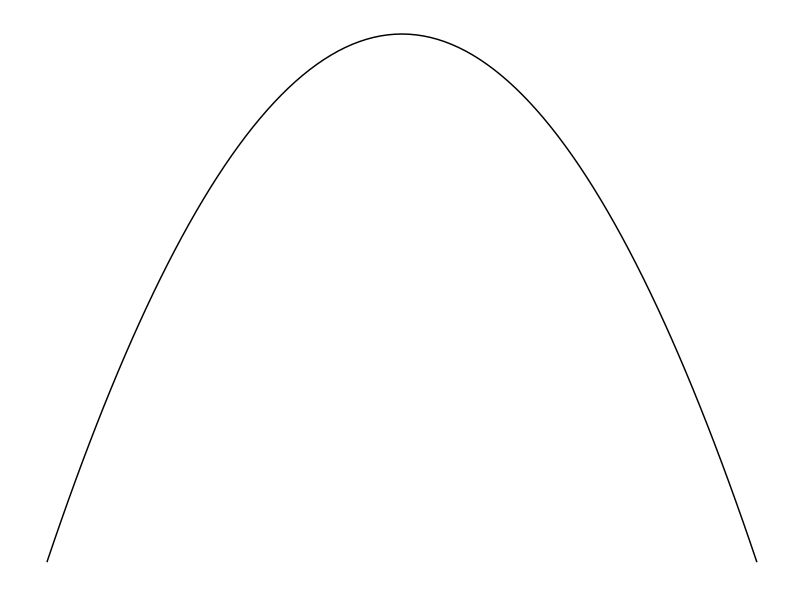
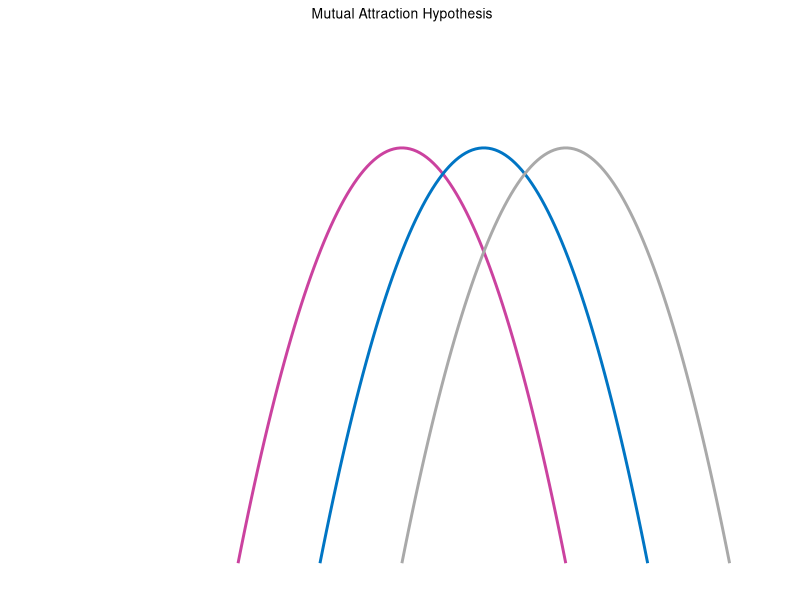
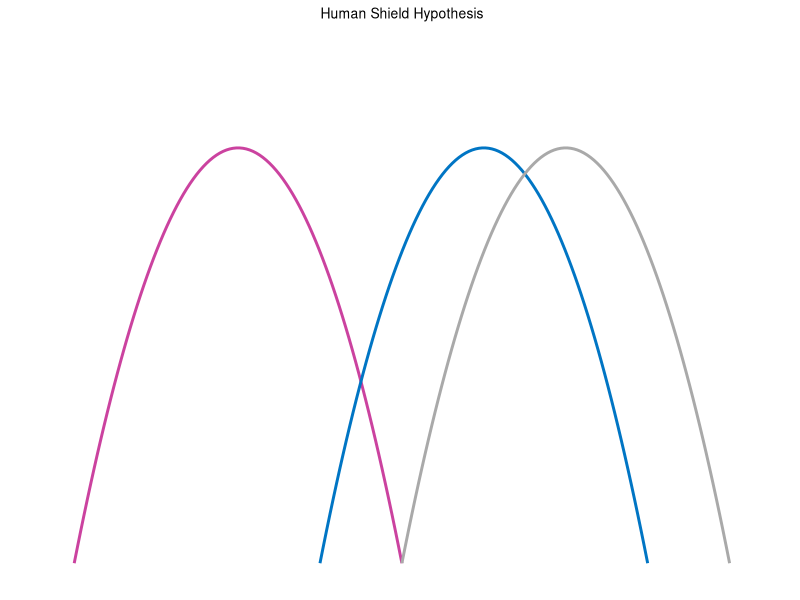
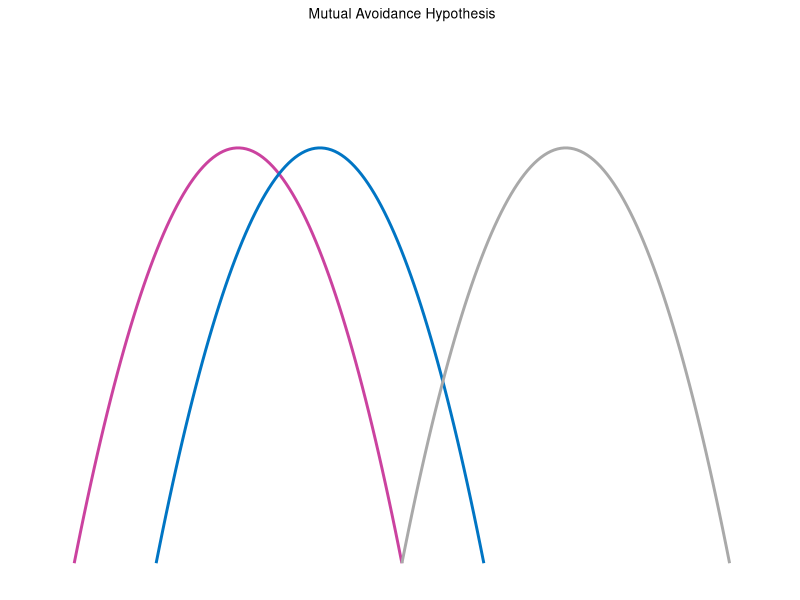
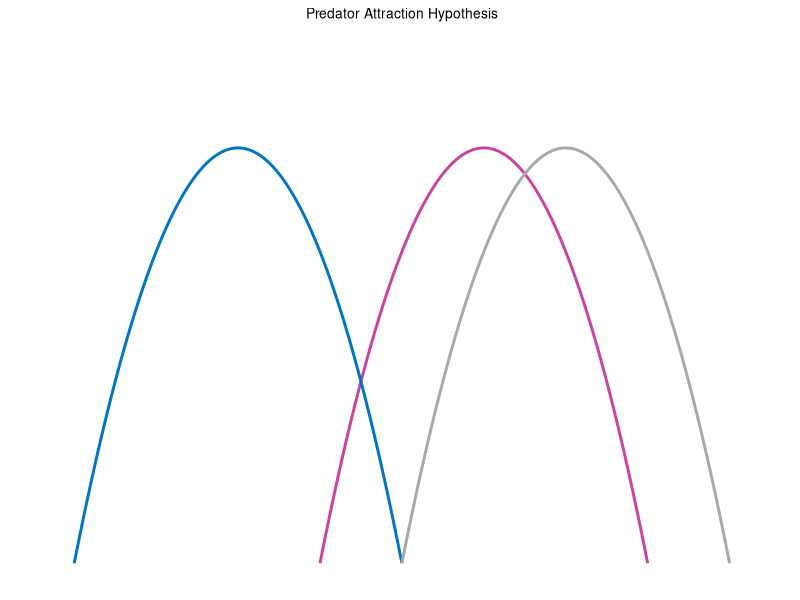
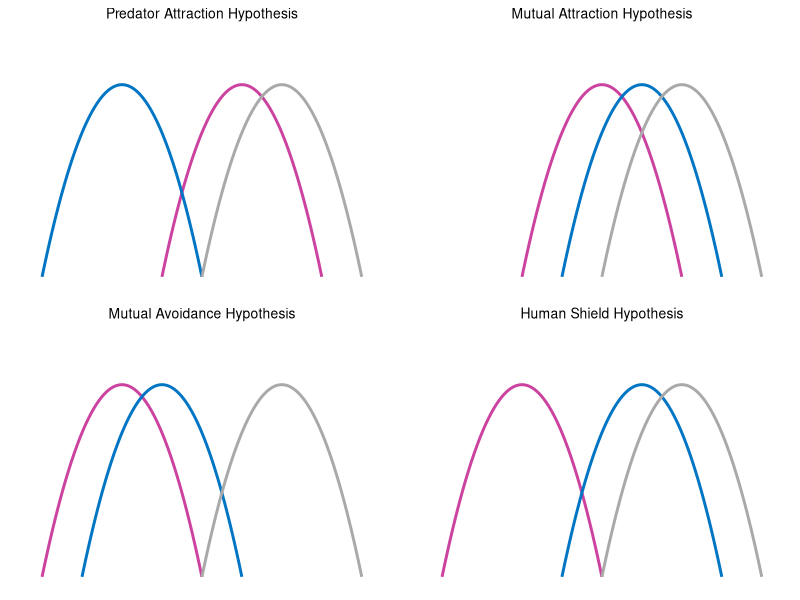

Recreate these plots in R, in order.
# conceptual framework for four hypotheses of human avoidance/attraction in predator-prey interactions
# Margaret Mercer
# June 8, 2024

# load packages
library(ggplot2)
library(gridExtra)

quadratic_fun <- function(x){
  -(x^2)
}

# basic parabola(s)
ggplot(data.frame(x = c(-30, 30)), aes(x = x)) +
  stat_function(fun = quadratic_fun) + xlim(c(-20, 20)) +
  theme_classic() +
  theme(axis.title.y = element_blank(),
        axis.title.x = element_blank(),
        panel.border = element_blank(),
        legend.position = "none",
        axis.text.y = element_blank(),
        axis.text.x = element_blank(),
        axis.ticks = element_blank(),
        axis.line = element_blank())








# Define the function for an upside down parabola
parabola <- function(x, a = -1, b = 0, c = 0) {
  return(a * (x - b)^2 + c)
}

# Create a sequence of x values
x_value_pred <- seq(-45, 15, length.out = 100)
x_value_prey <- seq(-30, 30, length.out = 100)
x_value_human <- seq(-15, 45, length.out = 100)


# Create a data frame for the three parabolas
df <- data.frame(
  x = rep(c(x_value_pred, x_value_prey, x_value_human)),
  y = c(parabola(x_value_pred, b = -15), parabola(x_value_prey, b = 0), parabola(x_value_human, b = 15)),
  parabola = factor(rep(c("Parabola 1", "Parabola 2", "Parabola 3"), each = 100))
)

# Create the plot using ggplot
mat <- ggplot(df, aes(x = x, y = y, color = parabola)) +
  geom_line(size = 1) +
  labs(title = "Mutual Attraction Hypothesis",
       x = "x", y = "y") +
  scale_color_manual(values = c("#CB429F", "#0075C4", "darkgray")) +
  xlim(-80, 50) +
  ylim(-900, 200) +
  theme(legend.title = element_blank()) +
  theme_classic() +
  theme(axis.title.y = element_blank(),
        axis.title.x = element_blank(),
        panel.border = element_blank(),
        legend.position = "none",
        axis.text.y = element_blank(),
        axis.text.x = element_blank(),
        axis.ticks = element_blank(),
        axis.line = element_blank(),
        plot.title = element_text(size = 10, hjust = 0.5))
mat
# this works great
# 
# # now we try to shade the area under the first two parabolas (pred and prey)
# # get overlap for area under the two curves
# intersection_points <- df %>%
#   filter(parabola == "Parabola 1") %>%
#   inner_join(df %>% filter(parabola == "Parabola 2"), by = "x", suffix = c(".1", ".2")) %>%
#   filter(y.1 <= y.2)
# # so it seems like this didn't work at all
# 
# # Create polygon data for the shaded area
# polygon_data <- bind_rows(
#   intersection_points %>%
#     select(x, y = y.1),
#   intersection_points %>%
#     arrange(desc(x)) %>%
#     select(x, y = y.2))
# 
# 
# ggplot() +
#   geom_line(data = df, aes(x = x, y = y, color = parabola, fill = parabola), size = 1) +
#   labs(title = "Three Upside Down Parabolas", x = NULL, y = NULL) +
#   scale_color_manual(values = c("red", "blue", "gray")) +
#   xlim(-80, 50) +
#   theme_classic() +
#   theme(
#     legend.title = element_blank(),
#     legend.position = "none",
#     axis.text = element_blank(),
#     axis.ticks = element_blank(),
#     axis.line = element_blank(),
#     panel.border = element_blank()
#   )
# 
# ggplot() +
#   geom_polygon(data = polygon_data, aes(x = x, y = y), fill = "grey", alpha = 0.5)
# # this just comes out as a gray square :')




# lets put a pin in that and move on to making the curves look the way we want for the different quadrants

# human shield
# Create a sequence of x values
x_value_pred <- seq(-75, -15, length.out = 100)
x_value_prey <- seq(-30, 30, length.out = 100)
x_value_human <- seq(-15, 45, length.out = 100)

# Create a data frame for the three parabolas
df <- data.frame(
  x = rep(c(x_value_pred, x_value_prey, x_value_human)),
  y = c(parabola(x_value_pred, b = -45), parabola(x_value_prey, b = 0), parabola(x_value_human, b = 15)),
  parabola = factor(rep(c("Parabola 1", "Parabola 2", "Parabola 3"), each = 100))
)

# Create the plot using ggplot
hs <- ggplot(df, aes(x = x, y = y, color = parabola)) +
  geom_line(size = 1) +
  labs(title = "Human Shield Hypothesis",
       x = "x", y = "y") +
  scale_color_manual(values = c("#CB429F", "#0075C4", "darkgray")) +
  xlim(-80, 50) +
  ylim(-900, 200) +
  theme(legend.title = element_blank()) +
  theme_classic() +
  theme(axis.title.y = element_blank(),
        axis.title.x = element_blank(),
        panel.border = element_blank(),
        legend.position = "none",
        axis.text.y = element_blank(),
        axis.text.x = element_blank(),
        axis.ticks = element_blank(),
        axis.line = element_blank(),
        plot.title = element_text(size = 10, hjust = 0.5))
hs

# mutual avoidance
# Create a sequence of x values
x_value_pred <- seq(-75, -15, length.out = 100)
x_value_prey <- seq(-60, 0, length.out = 100)
x_value_human <- seq(-15, 45, length.out = 100)


# Create a data frame for the three parabolas
df <- data.frame(
  x = rep(c(x_value_pred, x_value_prey, x_value_human)),
  y = c(parabola(x_value_pred, b = -45), parabola(x_value_prey, b = -30), parabola(x_value_human, b = 15)),
  parabola = factor(rep(c("Parabola 1", "Parabola 2", "Parabola 3"), each = 100))
)

# Create the plot using ggplot
mav <- ggplot(df, aes(x = x, y = y, color = parabola)) +
  geom_line(size = 1) +
  labs(title = "Mutual Avoidance Hypothesis",
       x = "x", y = "y") +
  scale_color_manual(values = c("#CB429F", "#0075C4", "darkgray")) +
  xlim(-80, 50) +
  ylim(-900, 200) +
  theme(legend.title = element_blank()) +
  theme_classic() +
  theme(axis.title.y = element_blank(),
        axis.title.x = element_blank(),
        panel.border = element_blank(),
        legend.position = "none",
        axis.text.y = element_blank(),
        axis.text.x = element_blank(),
        axis.ticks = element_blank(),
        axis.line = element_blank(),
        plot.title = element_text(size = 10, hjust = 0.5))
mav


# predator attraction
# Create a sequence of x values
x_value_pred <- seq(-30, 30, length.out = 100)
x_value_prey <- seq(-75, -15, length.out = 100)
x_value_human <- seq(-15, 45, length.out = 100)


# Create a data frame for the three parabolas
df <- data.frame(
  x = rep(c(x_value_pred, x_value_prey, x_value_human)),
  y = c(parabola(x_value_pred, b = 0), parabola(x_value_prey, b = -45), parabola(x_value_human, b = 15)),
  parabola = factor(rep(c("Parabola 1", "Parabola 2", "Parabola 3"), each = 100))
)

# Create the plot using ggplot
pa <- ggplot(df, aes(x = x, y = y, color = parabola)) +
  geom_line(size = 1) +
  labs(title = "Predator Attraction Hypothesis",
       x = "x", y = "y") +
  scale_color_manual(values = c("#CB429F", "#0075C4", "darkgray")) +
  xlim(-80, 50) +
  ylim(-900, 200) +
  theme(legend.title = element_blank()) +
  theme_classic() +
  theme(axis.title.y = element_blank(),
        axis.title.x = element_blank(),
        panel.border = element_blank(),
        legend.position = "none",
        axis.text.y = element_blank(),
        axis.text.x = element_blank(),
        axis.ticks = element_blank(),
        axis.line = element_blank(),
        plot.title = element_text(size = 10, hjust = 0.5))
pa

# stick the four curves together
g <- grid.arrange(pa, mat, mav, hs, ncol=2)
